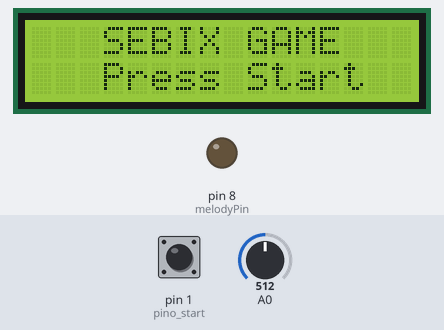
Bench run of a sketch on a simulated Arduino Uno, built with avr-gcc and run on an emulated ATmega328P. On the bench: 16×2 character LCD, output pins drawn as LEDs (lit = HIGH). The inputs (shaded band) are chosen by the test bench; at power-on: pin 1 (pino_start) LOW, A0 = 512. Random numbers use the default seed unless the sketch sets one.

Above: at 1.2 s.
1.3 s: pin 1 (pino_start) pulled HIGH for 0.15 s
At 2.1 s:
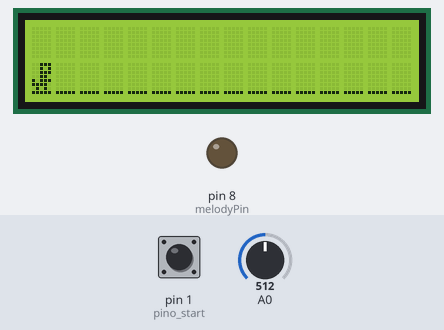
7.1 s: A0 set to 511
At 7.62 s:
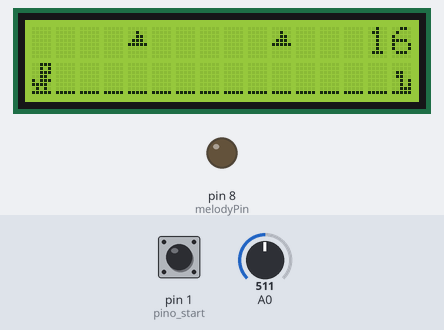
9.5 s: pin 1 (pino_start) pulled HIGH for 3.2 s
At 9.9 s:
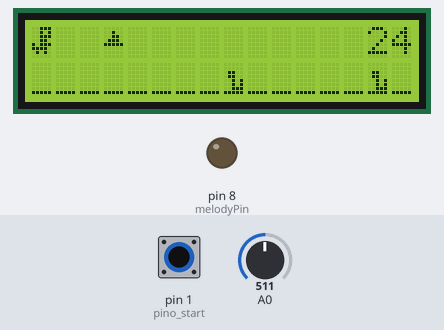
Timing chart, 0 to 20.6 s (numbered marks = the images above; inputs shaded):
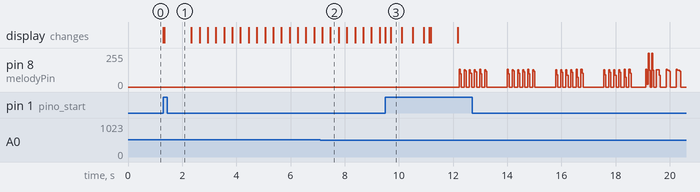

The sketch:

Sebix.ino
```cpp
#define NumberOfSeconds(_time_)((_time_/300-4))

#include <LiquidCrystal.h> // Biblioteca para usar o lcd
#include <EEPROM.h> // Biblioteca para salvar dados no arduino


#define NOTE_B0  31
#define NOTE_C1  33
#define NOTE_CS1 35
#define NOTE_D1  37
#define NOTE_DS1 39
#define NOTE_E1  41
#define NOTE_F1  44
#define NOTE_FS1 46
#define NOTE_G1  49
#define NOTE_GS1 52
#define NOTE_A1  55
#define NOTE_AS1 58
#define NOTE_B1  62
#define NOTE_C2  65
#define NOTE_CS2 69
#define NOTE_D2  73
#define NOTE_DS2 78
#define NOTE_E2  82
#define NOTE_F2  87
#define NOTE_FS2 93
#define NOTE_G2  98
#define NOTE_GS2 104
#define NOTE_A2  110
#define NOTE_AS2 117
#define NOTE_B2  123
#define NOTE_C3  131
#define NOTE_CS3 139
#define NOTE_D3  147
#define NOTE_DS3 156
#define NOTE_E3  165
#define NOTE_F3  175
#define NOTE_FS3 185
#define NOTE_G3  196
#define NOTE_GS3 208
#define NOTE_A3  220
#define NOTE_AS3 233
#define NOTE_B3  247
#define NOTE_C4  262
#define NOTE_CS4 277
#define NOTE_D4  294
#define NOTE_DS4 311
#define NOTE_E4  330
#define NOTE_F4  349
#define NOTE_FS4 370
#define NOTE_G4  392
#define NOTE_GS4 415
#define NOTE_A4  440
#define NOTE_AS4 466
#define NOTE_B4  494
#define NOTE_C5  523
#define NOTE_CS5 554
#define NOTE_D5  587
#define NOTE_DS5 622
#define NOTE_E5  659
#define NOTE_F5  698
#define NOTE_FS5 740
#define NOTE_G5  784
#define NOTE_GS5 831
#define NOTE_A5  880
#define NOTE_AS5 932
#define NOTE_B5  988
#define NOTE_C6  1047
#define NOTE_CS6 1109
#define NOTE_D6  1175
#define NOTE_DS6 1245
#define NOTE_E6  1319
#define NOTE_F6  1397
#define NOTE_FS6 1480
#define NOTE_G6  1568
#define NOTE_GS6 1661
#define NOTE_A6  1760
#define NOTE_AS6 1865
#define NOTE_B6  1976
#define NOTE_C7  2093
#define NOTE_CS7 2217
#define NOTE_D7  2349
#define NOTE_DS7 2489
#define NOTE_E7  2637
#define NOTE_F7  2794
#define NOTE_FS7 2960
#define NOTE_G7  3136
#define NOTE_GS7 3322
#define NOTE_A7  3520
#define NOTE_AS7 3729
#define NOTE_B7  3951
#define NOTE_C8  4186
#define NOTE_CS8 4435
#define NOTE_D8  4699
#define NOTE_DS8 4978


#define melodyPin 8

LiquidCrystal lcd(12, 11, 5, 4, 3, 2); // Onde as entradas do lcd estão no arduino

int pino_start = 1; // Pino do arduino ligado ao botão start
int estado_start = 0;

int pulando = 0;

int address = 0;
int value;

// Underworld melody
int underworld_melody[] = {
  NOTE_C4, NOTE_C5, NOTE_A3, NOTE_A4,
  NOTE_AS3, NOTE_AS4, 0,
  0,
  NOTE_C4, NOTE_C5, NOTE_A3, NOTE_A4,
  NOTE_AS3, NOTE_AS4, 0,
  0,
  NOTE_F3, NOTE_F4, NOTE_D3, NOTE_D4,
  NOTE_DS3, NOTE_DS4, 0,
  0,
  NOTE_F3, NOTE_F4, NOTE_D3, NOTE_D4,
  NOTE_DS3, NOTE_DS4, 0,
  0, NOTE_DS4, NOTE_CS4, NOTE_D4,
  NOTE_CS4, NOTE_DS4,
  NOTE_DS4, NOTE_GS3,
  NOTE_G3, NOTE_CS4,
  NOTE_C4, NOTE_FS4, NOTE_F4, NOTE_E3, NOTE_AS4, NOTE_A4,
  NOTE_GS4, NOTE_DS4, NOTE_B3,
  NOTE_AS3, NOTE_A3, NOTE_GS3,
  0, 0, 0
};

int underworld_tempo[] = {
  12, 12, 12, 12,
  12, 12, 6,
  3,
  12, 12, 12, 12,
  12, 12, 6,
  3,
  12, 12, 12, 12,
  12, 12, 6,
  3,
  12, 12, 12, 12,
  12, 12, 6,
  6, 18, 18, 18,
  6, 6,
  6, 6,
  6, 6,
  18, 18, 18, 18, 18, 18,
  10, 10, 10,
  10, 10, 10,
  3, 3, 3
};


int song = 0;


// Pixels do dinossauro com dois pés
byte dino[8] = {
  B00111,
  B00101,
  B00111,
  B00110,
  B10111,
  B11110,
  B01010,
  B11111
};

byte dino_pulando[8] = {
  B00111,
  B00101,
  B00111,
  B00110,
  B10111,
  B11110,
  B01010,
  B00000
};

byte chao[8] = {
  B00000,
  B00000,
  B00000,
  B00000,
  B00000,
  B00000,
  B00000,
  B11111
};

byte cacto[8] = {
  B00100,
  B10100,
  B10100,
  B11101,
  B00111,
  B00100,
  B00100,
  B11111
};

// Pixels da cobra
byte cobra[8] = {
  B00000,
  B00000,
  B01100,
  B01100,
  B00101,
  B00101,
  B00111,
  B11111
};

// Pixels do passáro

byte passaro[8] = {
    B00000,
    B00100,
    B00110,
    B01110,
    B11111,
    B00000,
    B00000,
    B00000
};

// Pixels do dino caido

byte dino_caido1[8] = {
    B00000,
    B00000,
    B00000,
    B00000,
    B00011,
    B00111,
    B00011,
    B00111
};

byte dino_caido2[8] = {
    B00000,
    B00000,
    B00000,
    B00000,
    B00000,
    B11111,
    B11101,
    B10111
};

void setup() {
  lcd.begin(16, 2);
  pinMode(8, OUTPUT);

  // Criação dos desenhos a serem utilizados
  lcd.createChar(0, dino);
  lcd.createChar(1, dino_caido1);
  lcd.createChar(2, dino_caido2);
  lcd.createChar(3, chao);
  lcd.createChar(4, cacto);
  lcd.createChar(5, cobra);
  lcd.createChar(6, passaro);
  lcd.createChar(7, dino_pulando);

  pinMode(pino_start, INPUT);
  estado_start = 0;
  pulando = 0;
}

void loop() {
  tela_inicial();

  estado_start = digitalRead(pino_start);
  if(estado_start == 1){
    long unsigned anterior = millis();
  	cenario();
  	scroll(anterior);
  }
}

int CasasDec(int seconds){ // Contar quantas casas decimais têm score
  int i = 1;
  while (seconds/10>0){
    seconds=seconds/10;
    i++;
  }
  return i;
}

int count(int seconds){ // Printar o score
 int score= seconds;
 value = EEPROM.read(address);
 if(score>=value){
    EEPROM.write(address,score);
    value=score;
 }

 int position=15;
 int quant = CasasDec(seconds);
 position=position - quant + 1;
 lcd.setCursor(position,0);
 lcd.print(seconds);

 return value;
}

void sing(int s) { // Toca as notas do Mario

  song = s;
  if (song == 2) {
    Serial.println(" 'Underworld Theme'");
    int size = sizeof(underworld_melody) / sizeof(int);
    for (int thisNote = 0; thisNote < size; thisNote++) {
      int noteDuration = 1000 / underworld_tempo[thisNote];
      buzz(melodyPin, underworld_melody[thisNote], noteDuration);
      int pauseBetweenNotes = noteDuration * 1.30;
      delay(pauseBetweenNotes);
      buzz(melodyPin, 0, noteDuration);

    }

  }
}

void buzz(int targetPin, long frequency, long length) { // Controla a frequência do buzzer
  digitalWrite(13, HIGH);
  long delayValue = 1000000 / frequency / 2;
  long numCycles = frequency * length / 1000;
  for (long i = 0; i < numCycles; i++) {
    digitalWrite(targetPin, HIGH);
    delayMicroseconds(delayValue);
    digitalWrite(targetPin, LOW);
    delayMicroseconds(delayValue);
  }
  digitalWrite(13, LOW);

}

void tela_inicial() { // Cria a tela inicial do jogo
  lcd.setCursor(3,0);
  lcd.print("SEBIX GAME");

  lcd.setCursor(3,1);
  lcd.print("Press Start");

}

void cenario() { // Cria o cenário inical, dino e chão
  lcd.clear();
  delay(30);

  for(int i = 1; i <= 16; i++) {
    lcd.setCursor(i,1);
    lcd.write(3);
  }

  lcd.setCursor(0,1);
  lcd.write(byte(0));
  delay(1000);
}

void dino_pula() { // Função do pulo, vai apagando e desenhando o dino nos devidos locais
  estado_start = digitalRead(pino_start);

  if(estado_start == HIGH) {
    pulando = 1;

    lcd.setCursor(0,1);
    lcd.write(3);

    lcd.setCursor(0,0);
    lcd.write(7);

    unsigned long tempo = millis();
  	while(millis() < tempo + 200) {}
  }
}

void dino_caindo() {
    lcd.setCursor(0,0);
    lcd.print(" ");

    lcd.setCursor(0,1);
    lcd.write(byte(0));

    pulando = 0;
}

int obstaculo_aparece() { // Switch case que seleciona um obstaculo aleatoriamente
  int obstaculo;

  randomSeed(analogRead(A0));

  switch(random(4,7)) {
    case 4:
    	obstaculo = 4;
    	break;
    case 5:
    	obstaculo = 5;
    	break;
    case 6:
    	obstaculo = 6;
    	break;
  }
  return(obstaculo);
}

void scroll(long unsigned anterior) { //Função que move o cenário, tanto o chao quanto os obstáculos
  int aux1 = obstaculo_aparece();
  int aux2 = obstaculo_aparece();
  int aux3 = obstaculo_aparece();
  int flag = 0;

  for(int i = 15, j = 21, k = 27; i >= -1; i--,j--,k--) {

    if(aux1 == 6){
    	lcd.setCursor(i,0);
    	lcd.write(byte(aux1));

      	lcd.setCursor(i + 1,0);
    	lcd.write(' ');
    } else {
		lcd.setCursor(i,1);
    	lcd.write(byte(aux1));

      	lcd.setCursor(i + 1,1);
    	lcd.write(3);
	}

    if(aux2==6){
    	lcd.setCursor(j,0);
    	lcd.write(byte(aux2));

      	lcd.setCursor(j + 1,0);
    	lcd.write(' ');
    } else {
	lcd.setCursor(j,1);
    	lcd.write(byte(aux2));

      	lcd.setCursor(j + 1,1);
    	lcd.write(3);
	}

    if(aux3==6){
    	lcd.setCursor(k,0);
    	lcd.write(byte(aux3));

      	lcd.setCursor(k + 1,0);
    	lcd.write(' ');
    } else {
	lcd.setCursor(k,1);
    	lcd.write(byte(aux3));

      	lcd.setCursor(k + 1,1);
    	lcd.write(3);
	}

    unsigned long time= millis();
    unsigned long teste= time-anterior;
    int seconds = NumberOfSeconds(teste);
    int high = count(seconds); // Função para rodar o score no display

    if (i == -1){ // Permite o aparecimento de novos obstáculos
	 i = j;
     aux1 = aux2;

     j = k;
     aux2 = aux3;

     k = 16;
     aux3 = obstaculo_aparece();

     flag = 0;
    }

    // O conjunto a seguir verifica a condição de derrota
    unsigned long tempo = millis();
  	while(millis() < tempo + 300) {
      dino_pula();
      if(aux1==6){
        if(i == 1 && pulando == 1) {
          flag = 1;
        }
        if(i == 0 && flag == 1) {
          perdeu(high);
        }
      } else {
        if(i == 1 && pulando == 1) {
          flag = 1;
        }
        if(i == 0 && flag == 0) {
          perdeu(high);
        }
      }
      dino_caindo();
	}
  }
}

void perdeu(int high) { // Configuração da tela final após perder
  lcd.clear();
  delay(50);
  tela_game_over();
  delay(1000);
  tela_best_score(high);
}

void tela_game_over() { // Print da tela game over
  lcd.setCursor(5,0);
  lcd.print("TOMBOU!");

  lcd.setCursor(1,1);
  lcd.write(1);

  lcd.setCursor(2,1);
  lcd.write(2);
}

void tela_best_score(int high) { // Print tela final com o top score
  lcd.clear();

  lcd.setCursor(1,0);
  lcd.print("TOP SCORE: ");

  lcd.setCursor(13,0);
  lcd.print(high);
  lcd.setCursor(0,1);
  lcd.write(byte(0));

  lcd.setCursor(3,1);
  lcd.print("Press Reset");

  sing(2);
  while(1);
}
```

Measured:
- after the input at 1.3 s, the display: first changes at once (image 1 shows a later state)
- what the display in image 3 shows lasts 0.4 s, from 9.7 s to 10.1 s
